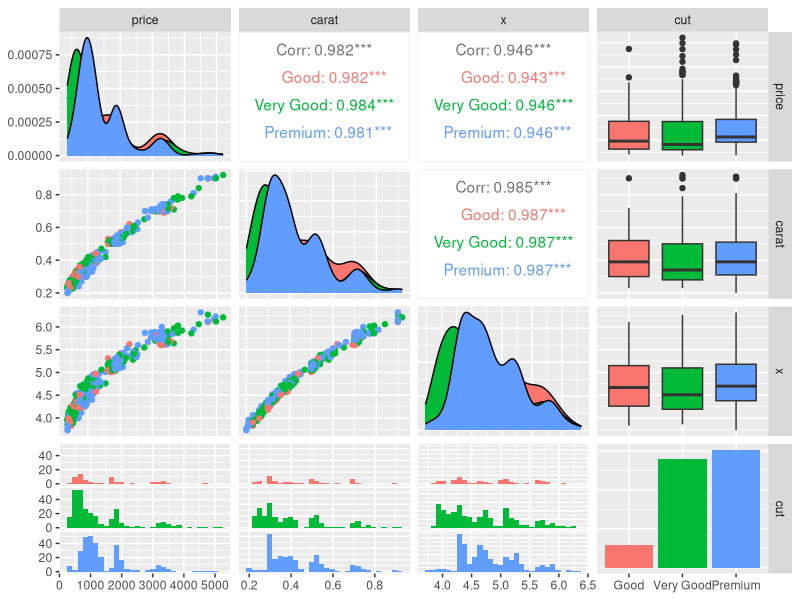
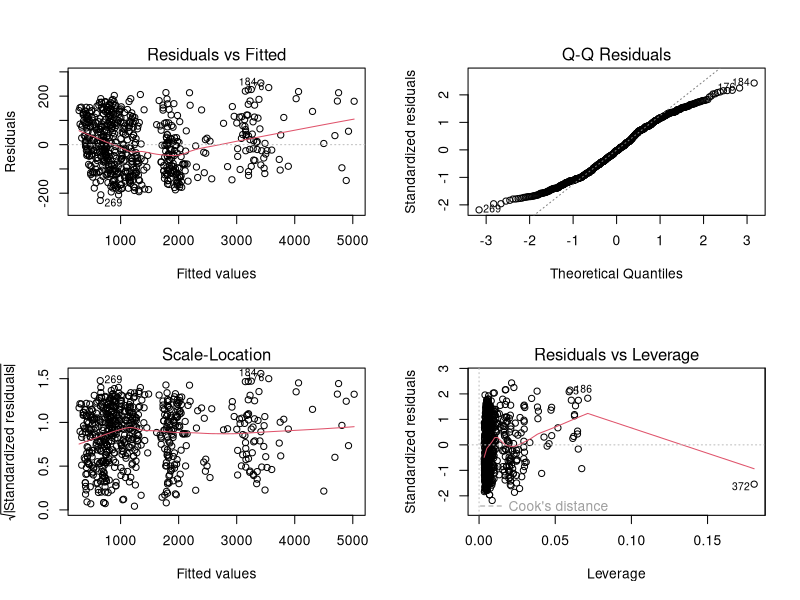

Reproduce these figures in R, in order.
#question1
library(tidyverse)
library(GGally)
diamonds <- read_csv("diamonds.csv")
set.seed(17053777)
my_diamonds <- diamonds %>% 
  mutate(cut = factor(cut, levels = c("Good", "Very Good", "Premium"))) %>%
  sample_n(640)



# question2
library(GGally)
ggpairs(my_diamonds, columns = c("price","carat", "x", "cut"), aes(colour = cut))


#question3
m1 <- lm(price ~ carat + x + cut + x:cut + carat:cut, data = my_diamonds)
anova(m1)

m2 <- lm(price ~ carat + x + cut + carat:cut + x:cut, data = my_diamonds)
anova(m2)


#question4
m3 <- lm(price ~ carat + x + cut + carat:cut, data = my_diamonds)
anova(m1,m3)
anova(m2,m3)
# the difference between m1 and m3 is m3 without the interaction between x and cut.


#question5
# if carat:cut is expressed earlier than x:cut, there is no too much for x:cut to express, since caract:cut is sort of including x:cut. That’s why the p-value for x:cut in m1 is significant but the p-value of x:cut is not.

#question6
m4 <- lm(price ~ carat + x + cut, data = my_diamonds)
anova(m4)
anova(m1, m4)
# p-value is 2.118 * 10^(-15) is significant. 
# in nested model F-terst of m1 or m2 against m3, we found the p-value is 0.1487 which is less then 0.05, which means x:cut is not significant.
# m3 and m4 are both reduced model. they cannot compare with each other.
# Since we could miss some important interaction that could be significant.
# a group of regressors could each individually have p-values indicating that individually they are not significant but dropping all of them could still be significant. 

# question7
summary(m3)
# cut = good
# price = 5322.76 + 12373.13 * carat - 1997.32 * x
# cut = very good
# price = 5322.76 + 387.71 + (12091.88 -236.02) * carat - 1578.65 * x
# cut = premium
# price = 5322.76 + 63.61 + (12091.88 -143.27  ) * carrot - 1578.65 * x

# what does model m3 represent?)
# Create the regression diagnostic plots for model m3 
par(mfrow = c(2, 2))
plot(m3)


#question8
summary(m3)

my_diamonds <- my_diamonds %>% 
  mutate(price_NZ000 = price * 1.45 / 1000)
my_diamonds

m5 <- lm(price_NZ000 ~ carat + x + cut + carat:cut, data = my_diamonds)
summary(m5)

#question9
new_data = tibble(carat = c(0.25, 0.4, 0.6, 0.9), x = 4.7, cut = 'Premium')
predict(m5, ndewdata = new_data, interval = "confidence")
predict(m5, ndewdata = new_data, interval = "prediction")





